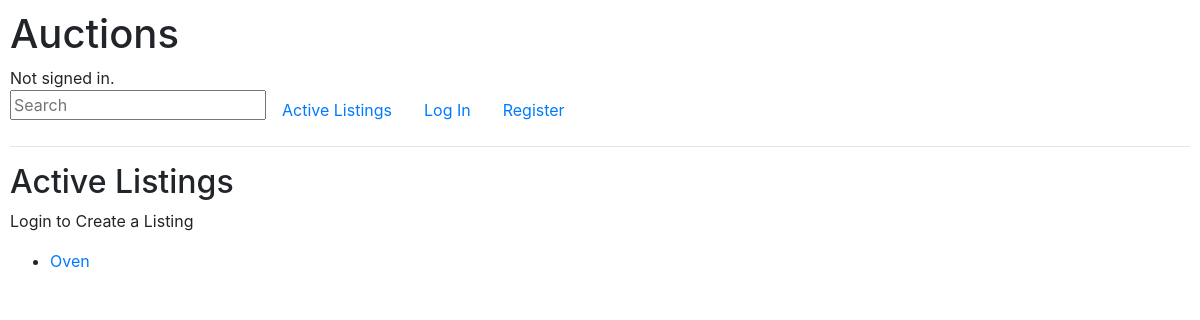
The app's page /, older data.
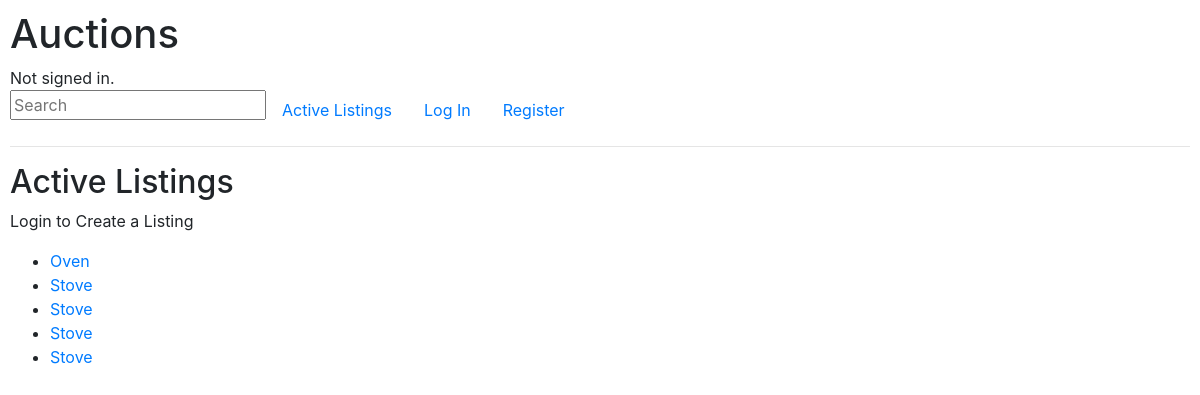
The same page, newer data.
### auctions/models.py (models this page shows, shortened)
class Listing(models.Model):
	listed_id = models.AutoField(auto_created=True, primary_key=True)
	item_name = models.CharField(max_length=64)
	item_description = models.CharField(max_length=500, default="no description")
	seller = models.CharField(max_length=64)
	buyer = models.CharField(max_length=64, default="none")
	price = models.DecimalField(max_digits=19, decimal_places=2)
	category = models.CharField(max_length=12, default="no category")
	image = models.CharField(max_length=255, default="no image")
	listing_date = models.DateField(default=0000-00-00)

### auctions/views.py (the view)
# urls.py: path("", views.index, name="index"),
def index(request):
    return render(request, "auctions/index.html", {
        "listings": Listing.objects.all()
        })

### auctions/templates/auctions/index.html
{% extends "auctions/layout.html" %}
{% block body %}
    <h2>Active Listings</h2>
    {% if user.is_authenticated %}
    	<a class="btn btn-primary" href="{% url 'create_listing' %}">Create Listing</a>
    {% else %}
    	<p>Login to Create a Listing</p>
    {% endif %}
    <ul>
    	{% for item in listings %}
    		<li><p hidden>Listing #{{ item.listed_id }}</p> <a href="{% url 'listed' item_id=item.listed_id %}">{{ item.item_name }}</a></li>
    	{% empty %}
    		<li>No Listings</li>
    	{% endfor %}
    </ul>
{% endblock %}

### auctions/templates/auctions/layout.html (shortened to what this page needs)
{% load static %}
<!DOCTYPE html>
<html lang="en">
    <head>
        <link rel="stylesheet" href="https://stackpath.bootstrapcdn.com/bootstrap/4.4.1/css/bootstrap.min.css">
        <link href="{% static 'auctions/styles.css' %}" rel="stylesheet">
    </head>
    <body>
        <h1>Auctions</h1>
        <div>
            {% if user.is_authenticated %}
                Signed in as <strong>{{ user.username }}</strong>.
            {% else %}
                Not signed in.
            {% endif %}
        </div>
        <ul class="nav">
            <form action="{% url 'search' %}" method="post">
                    <input class="search" type="text" name="q" placeholder="Search">
            </form>
            <li class="nav-item">
                <a class="nav-link" href="{% url 'index' %}">Active Listings</a>
            </li>
            {% if user.is_authenticated %}
                <li class="nav-item">
                    <a class="nav-link" href="{% url 'logout' %}">Log Out</a>
                </li>
            {% else %}
                <li class="nav-item">
                    <a class="nav-link" href="{% url 'login' %}">Log In</a>
                </li>
                <li class="nav-item">
                    <a class="nav-link" href="{% url 'register' %}">Register</a>
                </li>
            {% endif %}
        </ul>
        <hr>
        {% block body %}
        {% endblock %}
    </body>
</html>

### auctions/static/auctions/styles.css (style rules this page uses)
body { padding: 10px; }

Row changes from the older to the newer data that the page shows:
added Listing: item_name "Stove"
added Listing: item_name "Stove"
added Listing: item_name "Stove"
added Listing: item_name "Stove"
